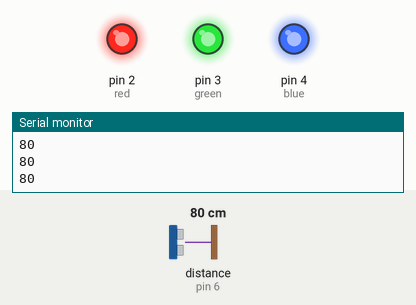
A sketch run on a simulated Arduino Uno, built with avr-gcc and run on an emulated ATmega328P. Shown: output pins drawn as LEDs (lit = HIGH), the last lines printed to the serial monitor. Inputs (shaded band) come from the test bench; at power-on: distance to the obstacle (sensor on pin 6) 80 cm.

Above: at 1.2 s.
1.3 s: distance to the obstacle (sensor on pin 6) set to 22 cm
2.8 s: distance to the obstacle (sensor on pin 6) set to 18 cm
At 3.9 s:
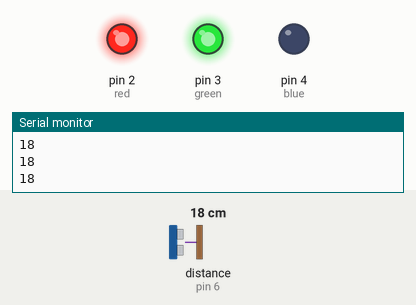
4.5 s: distance to the obstacle (sensor on pin 6) set to 12 cm
6.0 s: distance to the obstacle (sensor on pin 6) set to 9 cm
At 6.9 s:
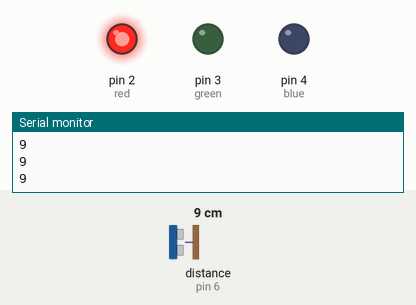
7.6 s: distance to the obstacle (sensor on pin 6) set to 35 cm
At 8.9 s:
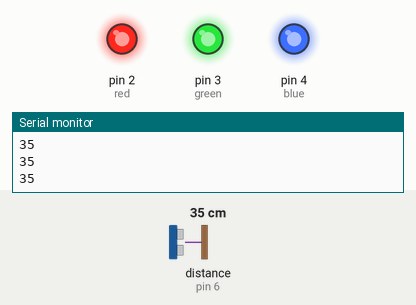
9.2 s: distance to the obstacle (sensor on pin 6) set to 2 cm
At 10.3 s:
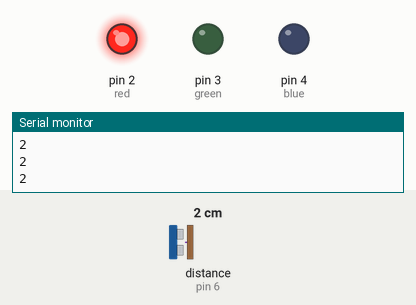
Timing chart, 0 to 11.8 s (numbered marks = the images above; inputs shaded):
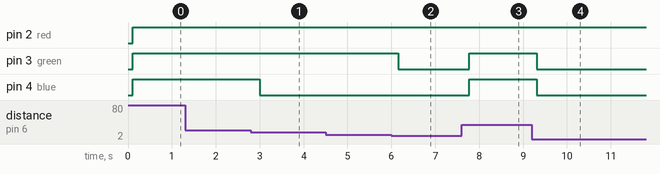

The sketch:

4_3.ino
```cpp
#include <Ultrasonic.h>
#define red 2
#define green 3
#define blue 4
Ultrasonic ultrasonic(6);

void setup() {
  // put your setup code here, to run once:
  Serial.begin(9600);
  pinMode(red,OUTPUT);
  pinMode(green,OUTPUT);
  pinMode(blue,OUTPUT);

}

void loop() {
  // put your main code here, to run repeatedly:
 ultrasonic.MeasureInCentimeters();
 int x = ultrasonic.RangeInCentimeters;
 delay(100);
  Serial.println(x);
  if (x<=10){
    digitalWrite(red,HIGH);
    digitalWrite(green,LOW);
    digitalWrite(blue,LOW);

  }
  if (x>10 && x<=20){
   digitalWrite(red,HIGH);
   digitalWrite(green,HIGH);
    digitalWrite(blue,LOW);
  }  if (x>20 ){
   digitalWrite(red,HIGH);
   digitalWrite(green,HIGH);
    digitalWrite(blue,HIGH);
  }

}
```

Measured:
- the behaviour switches between 21 and 20 cm on distance to the obstacle (sensor on pin 6) (found by bisection; images 0 and 1)
- the behaviour switches between 11 and 10 cm on distance to the obstacle (sensor on pin 6) (found by bisection; images 1 and 2)
- after the input at 2.8 s, pin 4 (blue): HIGH → LOW after 0.20 s
- after the input at 6.0 s, pin 3 (green): HIGH → LOW after 0.15 s
- after the input at 7.6 s, pin 3 (green), pin 4 (blue): LOW → HIGH after 0.18 s
- after the input at 9.2 s, pin 3 (green), pin 4 (blue): HIGH → LOW after 0.12 s
